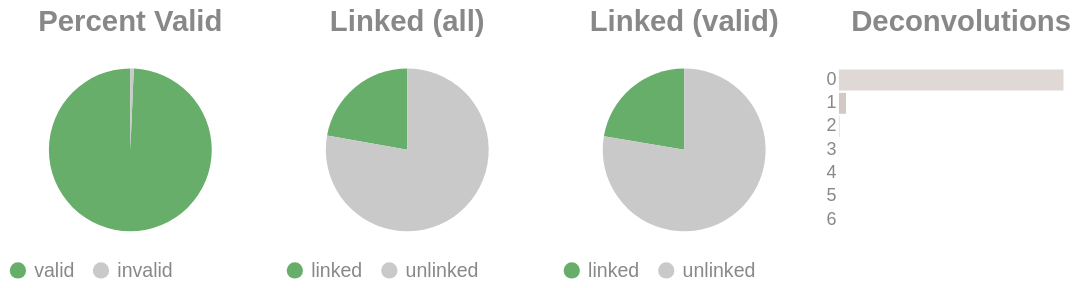

The notebook cell this image was saved under:
### Code cell
if SKIPLR:
    pass
else:
    clash = Counter()
    for i in valids['molecule'].to_list():
        _mol = i.split("-")
        if len(_mol) == 1:
            clash.update('0')
        else:
            clash.update(_mol[-1])

    _d = {"deconvolutions": [], 'count': []}
    for k,v in clash.items():
        _d['deconvolutions'].append(k)
        _d['count'].append(v)

    tot_valid = valids['reads'].sum()
    mask = valids['reads'] >= 2
    n_linked_reads = valids.filter(mask)['reads'].sum()
    if n_linked_reads == 0:
        print_html("No linked molecules (>=2 reads) were detected; skipping linked-only distributions.")
        SKIPLR = True
    else:
        perc_valid = round(tot_valid / n_reads, 4)
        linked_perc_abs = round(n_linked_reads / n_reads, 4)
        linked_perc = round(n_linked_reads / tot_valid, 4)

    _valid = pl.DataFrame({"valids": ['valid', 'invalid'], "count": [tot_valid, n_reads - tot_valid]})
    _linked_abs = pl.DataFrame({"linked (absolute)": ['linked', 'unlinked'], "count": [n_linked_reads, n_reads - n_linked_reads]})
    _linked_rel = pl.DataFrame({"linked (valids)": ['linked', 'unlinked'], "count": [n_linked_reads, tot_valid - n_linked_reads]})

    (
        alt.hconcat(
            piechart(_valid, goodval = 'valid', title = "Percent Valid"),
            piechart(_linked_abs, goodval = "linked", title =  "Linked (all)"),
            piechart(_linked_rel, goodval = "linked", title =  "Linked (valid)"),
            convolutionbar(pl.DataFrame(_d), title = "Deconvolutions"),
            center = True,
            bounds = 'flush'
        )
        .resolve_scale(color='independent')
        .resolve_legend('independent')
        .properties(usermeta={'embedOptions': {"actions": False}})
    ).display()

### Figure 1 — Vega-Lite specification as saved in the notebook (floating-point values rounded to 4 significant figures)
{"width": "container", "height": 400, "config": {"title": {"anchor": "start", "dy": -15, "fontSize": 18, "color": "#888888", "subtitleColor": "#888888", "subtitleFontSize": 14}, "arc": {"fill": "#0072B2"}, "axis": {"domainColor": "#888888", "domainWidth": 0.5, "gridWidth": 0.2, "grid": false, "titleFontWeight": 400, "titleFontSize": 15, "labelFontSize": 11, "labelColor": "#888888", "tickColor": "#888888", "tickWidth": 0.2, "titleColor": "#888888"}, "axisBand": {"grid": false}, "axisX": {"grid": true, "tickSize": 10, "domainCap": "round"}, "axisY": {"domain": false, "grid": true, "tickSize": 0, "domainCap": "round"}, "background": "transparent", "header": {"labelFontSize": 15, "labelColor": "#888888", "titleFontSize": 15, "titleFontWeight": 600, "titleColor": "#888888"}, "legend": {"labelFont": "sans-serif", "labelFontSize": 12, "labelColor": "#888888", "symbolSize": 100, "symbolType": "circle", "titleFontSize": 12, "titlePadding": 10, "titleColor": "#888888", "title": null}, "range": {"category": ["#E69F00", "#56B4E9", "#009E73", "#F0E442", "#0072B2", "#D55E00", "#CC79A7", "#000000"], "diverging": ["#cfe8f3", "#a2d4ec", "#73bfe2", "#46abdb", "#1696d2", "#12719e"]}, "area": {"fill": "#0072B2", "fillOpacity": 0.7, "line": true, "strokeOpacity": 0.7}, "line": {"color": "#0072B2", "stroke": "#0072B2", "strokeWidth": 2}, "trail": {"color": "#0072B2", "stroke": "#0072B2", "strokeWidth": 0, "size": 1}, "point": {"filled": true, "fillOpacity": 1.0, "size": 95}, "text": {"color": "#888888", "fontSize": 11, "align": "right", "fontWeight": 400, "size": 11}, "bar": {"fill": "#0072B2", "stroke": null}, "view": {"stroke": null, "continuousWidth": 660, "continuousHeight": 400}}, "hconcat": [{"data": {"name": "data-0cdf43cbadc40104a33014e947edcbe0"}, "mark": {"type": "arc"}, "encoding": {"color": {"field": "valids", "legend": {"orient": "bottom", "title": null}, "scale": {"domain": ["valid", "invalid"], "range": ["#68ae6b", "#C9C9C9"]}, "title": "Valids", "type": "nominal"}, "theta": {"field": "count", "type": "quantitative"}, "tooltip": [{"field": "valids", "title": "Valids", "type": "ordinal"}, {"field": "percent", "format": ".2%", "title": "Percent", "type": "quantitative"}, {"field": "count", "title": "Count", "type": "quantitative"}]}, "height": 100, "title": {"text": "Percent Valid", "align": "center", "anchor": "middle"}, "transform": [{"calculate": "datum.count / 4379683", "as": "percent"}], "width": 150}, {"data": {"name": "data-5a84fd4e231c95542946702e09ec80a3"}, "mark": {"type": "arc"}, "encoding": {"color": {"field": "linked (absolute)", "legend": {"orient": "bottom", "title": null}, "scale": {"domain": ["linked", "unlinked"], "range": ["#68ae6b", "#C9C9C9"]}, "title": "Linked (Absolute)", "type": "nominal"}, "theta": {"field": "count", "type": "quantitative"}, "tooltip": [{"field": "linked (absolute)", "title": "Linked (Absolute)", "type": "ordinal"}, {"field": "percent", "format": ".2%", "title": "Percent", "type": "quantitative"}, {"field": "count", "title": "Count", "type": "quantitative"}]}, "height": 100, "title": {"text": "Linked (all)", "align": "center", "anchor": "middle"}, "transform": [{"calculate": "datum.count / 4379683", "as": "percent"}], "width": 150}, {"data": {"name": "data-feb470a69e6000deb317edb7e595cecc"}, "mark": {"type": "arc"}, "encoding": {"color": {"field": "linked (valids)", "legend": {"orient": "bottom", "title": null}, "scale": {"domain": ["linked", "unlinked"], "range": ["#68ae6b", "#C9C9C9"]}, "title": "Linked (Valids)", "type": "nominal"}, "theta": {"field": "count", "type": "quantitative"}, "tooltip": [{"field": "linked (valids)", "title": "Linked (Valids)", "type": "ordinal"}, {"field": "percent", "format": ".2%", "title": "Percent", "type": "quantitative"}, {"field": "count", "title": "Count", "type": "quantitative"}]}, "height": 100, "title": {"text": "Linked (valid)", "align": "center", "anchor": "middle"}, "transform": [{"calculate": "datum.count / 4349654", "as": "percent"}], "width": 150}, {"data": {"name": "data-d7e1aa2a6263893053752240001aa1f4"}, "mark": {"type": "bar"}, "encoding": {"color": {"field": "deconvolutions", "legend": null, "scale": {"scheme": "lightgreyred"}, "type": "nominal"}, "tooltip": [{"field": "deconvolutions", "title": "Deconvolutions", "type": "ordinal"}, {"field": "percent", "format": ".2%", "title": "Percent", "type": "quantitative"}, {"field": "count", "title": "Count", "type": "quantitative"}], "x": {"axis": null, "field": "count", "type": "quantitative"}, "y": {"field": "deconvolutions", "sort": "ascending", "title": null, "type": "nominal"}}, "height": 100, "title": {"text": "Deconvolutions", "align": "center", "anchor": "middle"}, "transform": [{"calculate": "datum.count / 3798907", "as": "percent"}], "width": 150}], "bounds": "flush", "center": true, "resolve": {"legend": {"angle": "independent"}, "scale": {"color": "independent"}}, "usermeta": {"embedOptions": {"actions": false}}, "$schema": "https://vega.github.io/schema/vega-lite/v6.1.0.json", "datasets": {"data-0cdf43cbadc40104a33014e947edcbe0": [{"valids": "valid", "count": 4349654}, {"valids": "invalid", "count": 30029}], "data-5a84fd4e231c95542946702e09ec80a3": [{"linked (absolute)": "linked", "count": 972184}, {"linked (absolute)": "unlinked", "count": 3407499}], "data-feb470a69e6000deb317edb7e595cecc": [{"linked (valids)": "linked", "count": 972184}, {"linked (valids)": "unlinked", "count": 3377470}], "data-d7e1aa2a6263893053752240001aa1f4": [{"deconvolutions": "0", "count": 3676117}, {"deconvolutions": "1", "count": 115289}, {"deconvolutions": "2", "count": 6828}, {"deconvolutions": "3", "count": 579}, {"deconvolutions": "4", "count": 77}, {"deconvolutions": "5", "count": 14}, {"deconvolutions": "6", "count": 3}]}}
